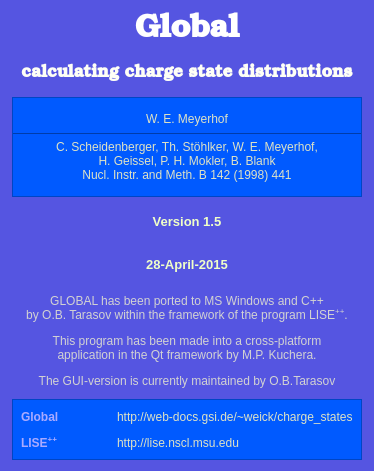
<?xml version="1.0" encoding="UTF-8"?>
<ui version="4.0">
 <class>About</class>
 <widget class="QWidget" name="About">
  <property name="geometry">
   <rect>
    <x>0</x>
    <y>0</y>
    <width>374</width>
    <height>471</height>
   </rect>
  </property>
  <property name="windowTitle">
   <string>About &quot;Global&quot;</string>
  </property>
  <property name="windowIcon">
   <iconset>
    <normaloff>:/g_icons/global1.png</normaloff>:/g_icons/global1.png</iconset>
  </property>
  <property name="styleSheet">
   <string notr="true">background-color: rgb(85, 85, 225);</string>
  </property>
  <layout class="QGridLayout" name="gridLayout_2">
   <property name="leftMargin">
    <number>12</number>
   </property>
   <property name="rightMargin">
    <number>12</number>
   </property>
   <item row="0" column="0">
    <layout class="QHBoxLayout" name="horizontalLayout">
     <item>
      <widget class="QLabel" name="label_13">
       <property name="sizePolicy">
        <sizepolicy hsizetype="Preferred" vsizetype="Preferred">
         <horstretch>0</horstretch>
         <verstretch>0</verstretch>
        </sizepolicy>
       </property>
       <property name="maximumSize">
        <size>
         <width>70</width>
         <height>70</height>
        </size>
       </property>
       <property name="autoFillBackground">
        <bool>false</bool>
       </property>
       <property name="styleSheet">
        <string notr="true"/>
       </property>
       <property name="text">
        <string/>
       </property>
       <property name="pixmap">
        <pixmap resource="icons/resources.qrc">:/global.png</pixmap>
       </property>
       <property name="scaledContents">
        <bool>true</bool>
       </property>
      </widget>
     </item>
     <item>
      <widget class="QLabel" name="label_10">
       <property name="sizePolicy">
        <sizepolicy hsizetype="Preferred" vsizetype="Preferred">
         <horstretch>4</horstretch>
         <verstretch>0</verstretch>
        </sizepolicy>
       </property>
       <property name="font">
        <font>
         <family>Bookman Old Style</family>
         <pointsize>24</pointsize>
         <weight>75</weight>
         <italic>false</italic>
         <bold>true</bold>
        </font>
       </property>
       <property name="styleSheet">
        <string notr="true">color: #fff;
margin-bottom:0;</string>
       </property>
       <property name="text">
        <string>Global</string>
       </property>
       <property name="alignment">
        <set>Qt::AlignCenter</set>
       </property>
      </widget>
     </item>
     <item>
      <widget class="QLabel" name="label_11">
       <property name="sizePolicy">
        <sizepolicy hsizetype="Preferred" vsizetype="Preferred">
         <horstretch>0</horstretch>
         <verstretch>0</verstretch>
        </sizepolicy>
       </property>
       <property name="maximumSize">
        <size>
         <width>70</width>
         <height>70</height>
        </size>
       </property>
       <property name="autoFillBackground">
        <bool>false</bool>
       </property>
       <property name="styleSheet">
        <string notr="true"/>
       </property>
       <property name="text">
        <string/>
       </property>
       <property name="pixmap">
        <pixmap resource="icons/resources.qrc">:/global.png</pixmap>
       </property>
       <property name="scaledContents">
        <bool>true</bool>
       </property>
      </widget>
     </item>
    </layout>
   </item>
   <item row="1" column="0">
    <widget class="QLabel" name="label_8">
     <property name="sizePolicy">
      <sizepolicy hsizetype="Preferred" vsizetype="Minimum">
       <horstretch>0</horstretch>
       <verstretch>0</verstretch>
      </sizepolicy>
     </property>
     <property name="minimumSize">
      <size>
       <width>350</width>
       <height>0</height>
      </size>
     </property>
     <property name="font">
      <font>
       <family>Bookman Old Style</family>
       <pointsize>13</pointsize>
       <weight>75</weight>
       <italic>false</italic>
       <bold>true</bold>
      </font>
     </property>
     <property name="styleSheet">
      <string notr="true">color: rgb(254, 255, 246);</string>
     </property>
     <property name="text">
      <string>calculating charge state distributions</string>
     </property>
     <property name="alignment">
      <set>Qt::AlignCenter</set>
     </property>
    </widget>
   </item>
   <item row="2" column="0">
    <widget class="QLabel" name="label_14">
     <property name="font">
      <font>
       <pointsize>9</pointsize>
      </font>
     </property>
     <property name="styleSheet">
      <string notr="true">color: rgb(222, 226, 197); background-color: rgb(0, 90, 255);</string>
     </property>
     <property name="frameShape">
      <enum>QFrame::StyledPanel</enum>
     </property>
     <property name="text">
      <string>&lt;br&gt;W. E. Meyerhof&lt;hr&gt;C. Scheidenberger, Th. Stöhlker, W. E. Meyerhof,&lt;br&gt;H. Geissel, P. H. Mokler, B. Blank&lt;br&gt;Nucl. Instr. and Meth. B 142 (1998) 441&lt;br&gt;</string>
     </property>
     <property name="alignment">
      <set>Qt::AlignCenter</set>
     </property>
     <property name="indent">
      <number>5</number>
     </property>
    </widget>
   </item>
   <item row="3" column="0">
    <widget class="QLabel" name="label_Version">
     <property name="font">
      <font>
       <pointsize>10</pointsize>
       <weight>75</weight>
       <italic>false</italic>
       <bold>true</bold>
      </font>
     </property>
     <property name="styleSheet">
      <string notr="true">color: rgb(240, 255, 200);</string>
     </property>
     <property name="text">
      <string>Version 1.5</string>
     </property>
     <property name="alignment">
      <set>Qt::AlignCenter</set>
     </property>
    </widget>
   </item>
   <item row="4" column="0">
    <widget class="QLabel" name="label_Date">
     <property name="font">
      <font>
       <pointsize>10</pointsize>
       <weight>75</weight>
       <italic>false</italic>
       <bold>true</bold>
      </font>
     </property>
     <property name="styleSheet">
      <string notr="true">color: rgb(240, 255, 200);</string>
     </property>
     <property name="text">
      <string>28-April-2015</string>
     </property>
     <property name="alignment">
      <set>Qt::AlignCenter</set>
     </property>
    </widget>
   </item>
   <item row="5" column="0">
    <widget class="ClickableLabel" name="label_mail">
     <property name="cursor">
      <cursorShape>PointingHandCursor</cursorShape>
     </property>
     <property name="toolTip">
      <string>send mail to:</string>
     </property>
     <property name="styleSheet">
      <string notr="true">padding: 5px;
color: rgb(210, 210, 210);</string>
     </property>
     <property name="text">
      <string>&lt;p&gt;GLOBAL has been ported to MS Windows and C++&lt;br&gt; by O.B. Tarasov  within the framework of the program LISE&lt;sup&gt;++&lt;/sup&gt;.&lt;/p&gt;&lt;p&gt;This program has been made into a cross-platform &lt;br&gt; application in the Qt framework by M.P. Kuchera.&lt;/p&gt;&lt;p&gt;The GUI-version is currently maintained by O.B.Tarasov&lt;/p&gt;</string>
     </property>
     <property name="alignment">
      <set>Qt::AlignCenter</set>
     </property>
     <property name="wordWrap">
      <bool>true</bool>
     </property>
    </widget>
   </item>
   <item row="6" column="0">
    <widget class="QFrame" name="frame">
     <property name="styleSheet">
      <string notr="true">background-color: rgb(0, 90, 255);</string>
     </property>
     <property name="frameShape">
      <enum>QFrame::StyledPanel</enum>
     </property>
     <layout class="QGridLayout" name="gridLayout">
      <property name="leftMargin">
       <number>8</number>
      </property>
      <property name="topMargin">
       <number>10</number>
      </property>
      <property name="rightMargin">
       <number>8</number>
      </property>
      <property name="bottomMargin">
       <number>9</number>
      </property>
      <property name="horizontalSpacing">
       <number>9</number>
      </property>
      <property name="verticalSpacing">
       <number>12</number>
      </property>
      <item row="0" column="1" colspan="2">
       <widget class="ClickableLabel" name="label_Charge">
        <property name="font">
         <font>
          <family>Arial</family>
          <pointsize>9</pointsize>
         </font>
        </property>
        <property name="cursor">
         <cursorShape>PointingHandCursor</cursorShape>
        </property>
        <property name="toolTip">
         <string>&lt;html&gt;&lt;head/&gt;&lt;body&gt;&lt;p&gt;&lt;span style=&quot; color:#ffffff;&quot;&gt;Link to Charge&lt;/span&gt;&lt;/p&gt;&lt;/body&gt;&lt;/html&gt;</string>
        </property>
        <property name="styleSheet">
         <string notr="true">color: rgb(222, 226, 197);</string>
        </property>
        <property name="text">
         <string>http://web-docs.gsi.de/~weick/charge_states</string>
        </property>
        <property name="textFormat">
         <enum>Qt::AutoText</enum>
        </property>
        <property name="openExternalLinks">
         <bool>true</bool>
        </property>
       </widget>
      </item>
      <item row="1" column="0">
       <widget class="QLabel" name="label">
        <property name="font">
         <font>
          <pointsize>9</pointsize>
          <weight>75</weight>
          <bold>true</bold>
         </font>
        </property>
        <property name="styleSheet">
         <string notr="true">color: rgb(170, 170, 255);</string>
        </property>
        <property name="text">
         <string>LISE&lt;sup&gt;++&lt;/sup&gt;</string>
        </property>
       </widget>
      </item>
      <item row="0" column="0">
       <widget class="QLabel" name="label_2">
        <property name="font">
         <font>
          <pointsize>9</pointsize>
          <weight>75</weight>
          <bold>true</bold>
         </font>
        </property>
        <property name="styleSheet">
         <string notr="true">color: rgb(170, 170, 255);</string>
        </property>
        <property name="text">
         <string>Global</string>
        </property>
       </widget>
      </item>
      <item row="1" column="1">
       <widget class="ClickableLabel" name="label_LISE">
        <property name="font">
         <font>
          <family>Arial</family>
          <pointsize>9</pointsize>
         </font>
        </property>
        <property name="cursor">
         <cursorShape>PointingHandCursor</cursorShape>
        </property>
        <property name="toolTip">
         <string>&lt;html&gt;&lt;head/&gt;&lt;body&gt;&lt;p&gt;&lt;span style=&quot; color:#ffffff;&quot;&gt;link to LISE++&lt;/span&gt;&lt;/p&gt;&lt;/body&gt;&lt;/html&gt;</string>
        </property>
        <property name="styleSheet">
         <string notr="true">color: rgb(222, 226, 197);</string>
        </property>
        <property name="text">
         <string>http://lise.nscl.msu.edu</string>
        </property>
        <property name="textFormat">
         <enum>Qt::AutoText</enum>
        </property>
        <property name="openExternalLinks">
         <bool>true</bool>
        </property>
       </widget>
      </item>
      <item row="1" column="2">
       <widget class="QLabel" name="label_3">
        <property name="text">
         <string/>
        </property>
        <property name="pixmap">
         <pixmap resource="icons/resources.qrc">:/emblem_little_plus.png</pixmap>
        </property>
       </widget>
      </item>
     </layout>
    </widget>
   </item>
  </layout>
 </widget>
 <customwidgets>
  <customwidget>
   <class>ClickableLabel</class>
   <extends>QLabel</extends>
   <header>w_Stuff/w_Label_clickable.h</header>
  </customwidget>
 </customwidgets>
 <resources>
  <include location="icons/resources.qrc"/>
 </resources>
 <connections/>
</ui>
